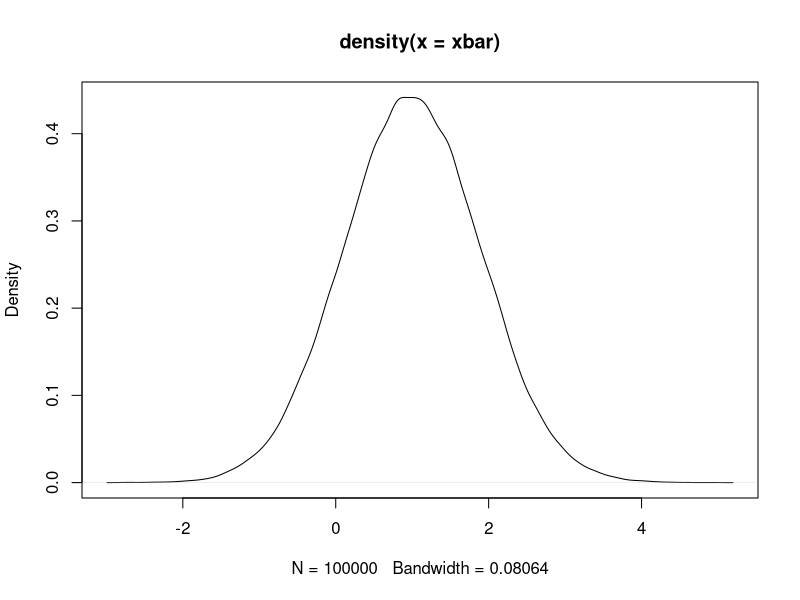
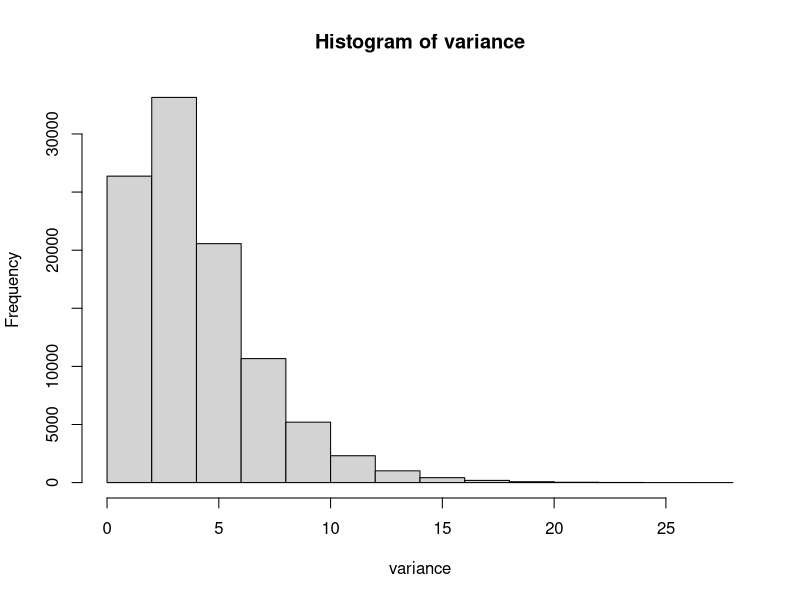
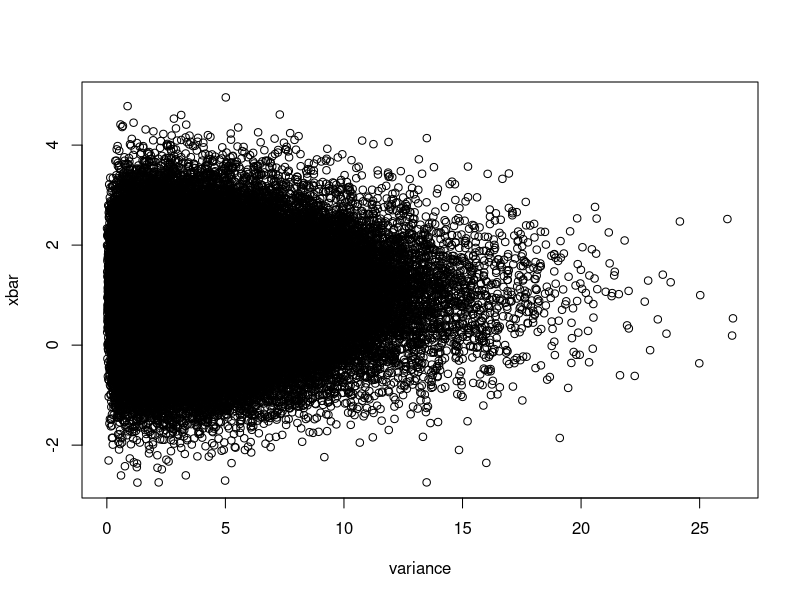
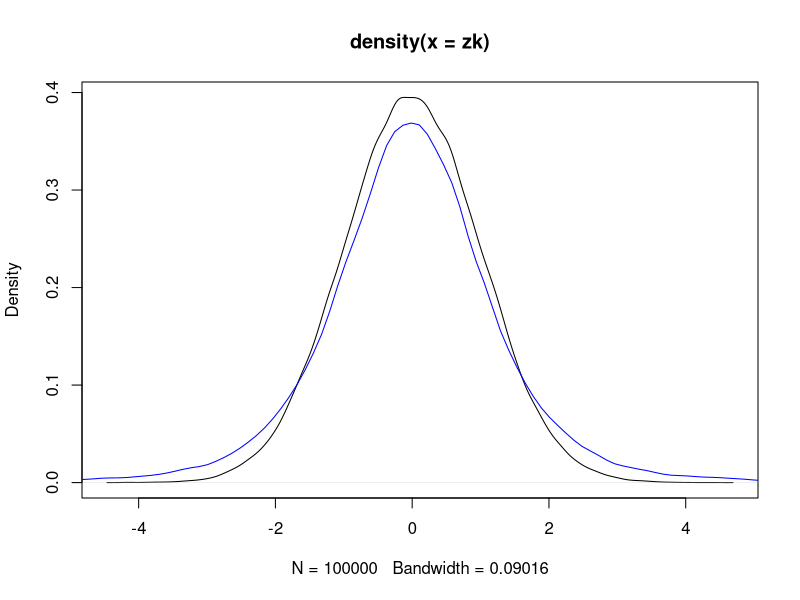
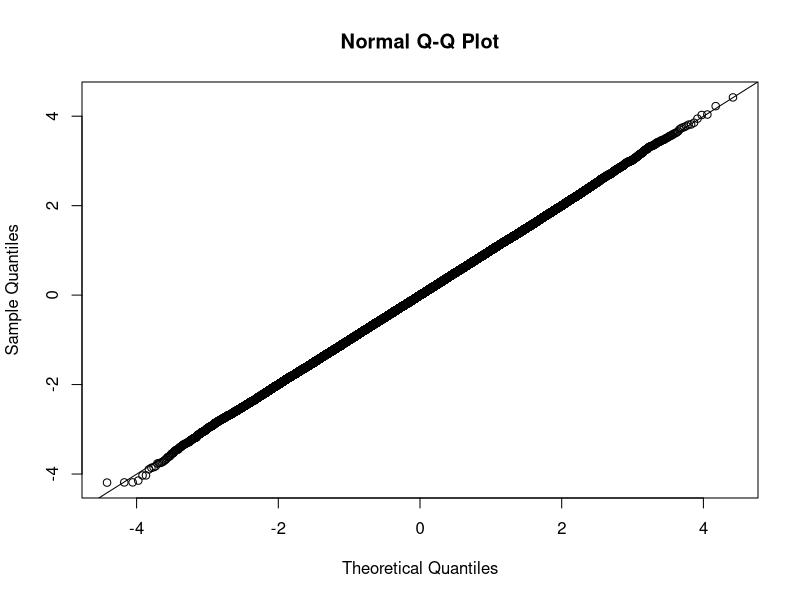
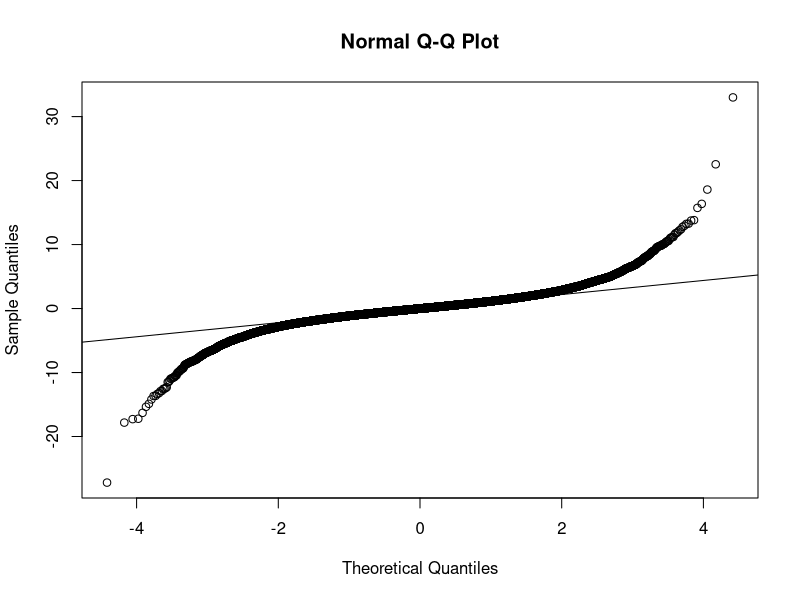

Write the R code that produced these figures, in order.
### SE10 Problem 1 (a)
sol1a <- pt(1.854, df=9)
print(sol1a)

### SE10 Problem 1 (b)
sol1b <- qt(0.82, df=11, lower.tail=FALSE)
print(sol1b)

### SE10 Problem 1 (c)
sol1c <- pf(1.245, df1=8, df2=11)
print(sol1c)

### SE10 Problem 1 (d)
sol1d <- qf(0.04, df1=11, df2=8, lower.tail=FALSE)
print(sol1d)

### SE10 Problem 2
R <- 100000
samp5 <- matrix(rnorm(5*R, mean=1, sd=2), ncol=5)
xbar <- apply(samp5, 1, mean)
variance <- apply(samp5, 1, sd) ** 2

### SE10 Problem 2 (a)
plot(density(xbar))
xbar_mean <- mean(xbar)
xbar_var <- sd(xbar) ** 2
print(xbar_mean)
print(xbar_var)
# The mean and variance are close to the theoretical values.

### SE10 Problem 2 (b)
hist(variance)
variance_mean <- mean(variance)
variance_var <- sd(variance) ** 2
print(variance_mean)
print(variance_var)
# The histogram looks loke chi-square distribution, and the mean and variance
# are close to the theoretical values.

### SE10 Problem 2 (c)
plot(variance, xbar)
print(cor(variance, xbar))
# The scatter plot looks like the variance and mean are independent.

### SE10 Problem 2 (d)
zk <- sqrt(5) * (xbar - 1) / 2
zk_mean <- mean(zk)
zk_sd <- sd(zk)
print(zk_mean)
print(zk_sd)
tk <- sqrt(5) * (xbar - 1) / sqrt(variance)
tk_mean <- mean(tk)
tk_sd <- sd(tk)
print(tk_mean)
print(tk_sd)
# T_k is more dispersed, as it has larger standard deviation.

### SE10 Problem 2 (e)
plot(density(zk))
lines(density(tk), col="blue")
# We can see that the density of T_k looks very similar to Z_k, which follows
# normal distribution, but T_k's distribution is slightly dispersed.

### SE10 Problem 2 (f)
qqnorm(zk)
qqline(zk)
qqnorm(tk)
qqline(tk)
# We can observe that Z_k is adequately distrivuted, and tk is a long-tailed
# distribution.
